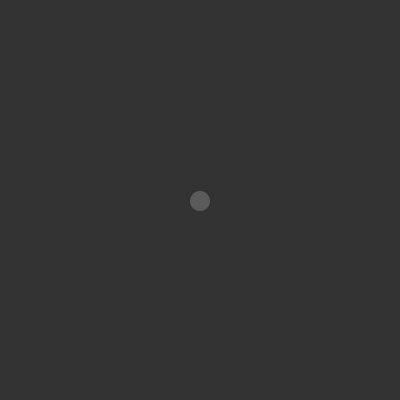
Frame 1 (no input)
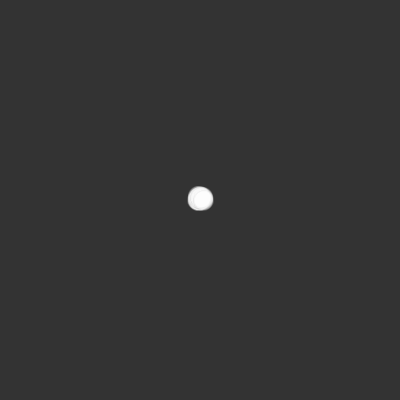
Frame 60 (the mouse pressed at the canvas centre just before this capture)
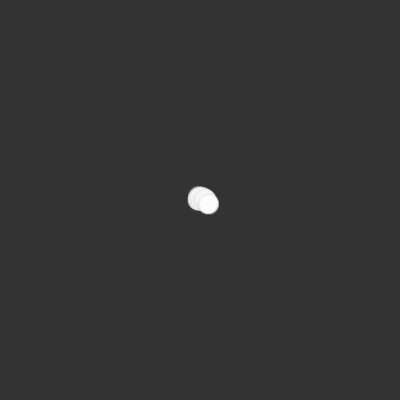
Frame 120 (the mouse held since frame 60 and released just before this capture)

The Processing sketch that drew these frames (run headless with seeded random() and noise(); from frame 60 on, the mouse is pressed at the canvas centre):

// Processing sketch: Random_Walker
// ── Random_Walker.pde
// Coding Train
// Coding Challenge 52 - Random Walker
// https://www.youtube.com/watch?v=l__fEY1xanY&list=PLRqwX-V7Uu6ZiZxtDDRCi6uhfTH4FilpH&index=68

// JavaScript conversion

PVector dot;

void setup(){
  background(51);
  size(400, 400);
  dot = new PVector(width/2, height/2);
}

void draw(){
  int choice = floor(random(0,4));
  switch (choice){
    case 0:
      dot.x++;
      break;
    case 1:
      dot.x--;
      break;
    case 2:
      dot.y++;
      break;
    case 3:
      dot.y--;
      break;
  }

  //noStroke();
  stroke(50,50);
  strokeWeight(0.1);
  fill(255,50);
  ellipse(dot.x, dot.y, 20, 20);
}
